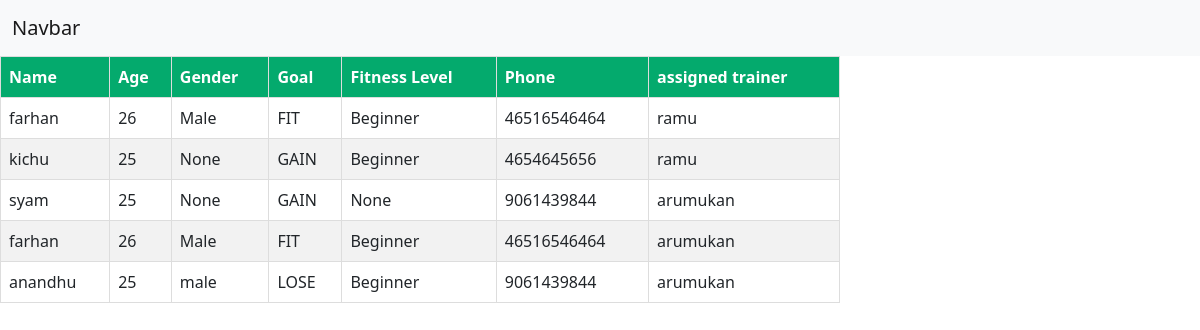
The app's page /gym-owner/student_details with its own data.
### gym_students/models.py (models this page shows, shortened)
class StudentProfile(models.Model):
    student = models.ForeignKey(CustomUser,on_delete=models.CASCADE, null=True, blank=True)
    student_bio = models.TextField(null=True, blank=True)
    student_profile_picture = models.ImageField(upload_to='media/profile_pictures/', null=True, blank=True)
    is_paid = models.BooleanField(default=False)
    assigned_trainer = models.ManyToManyField('trainer.TrainerProfile', blank=True)

### users/models.py (models this page shows, shortened)
class CustomUser(AbstractUser):
    GENDER_CHOICES = [
        ('Male', 'Male'),
        ('Female', 'Female'),
        ('Other', 'Other'),
    ]
    GOALS = [
        ('LOSE','Weight lose'),
        ('FIT','Maintain weight'),
        ('GAIN','Weight gain'),
    ]
    FITNESS_LEVEL = [
        ('Beginner','Beginner'),
        ('Intemediate','Intemediate'),
        ('Advanced','Advanced')
    ]
    age = models.IntegerField(default=0,null=True,blank=True)
    gender = models.CharField(max_length=10, choices=GENDER_CHOICES,null=True,blank=True)
    phone = models.PositiveIntegerField(default=0,null=True, blank=True)
    place = models.CharField(max_length=30,null=True,blank=True)
    specialization = models.CharField(max_length=30,null=True,blank=True)
    experience_years = models.IntegerField(null=True, blank=True)
    certifications = models.CharField(max_length=50,null=True, blank=True)
    qualification = models.CharField(max_length=30,null=True,blank=True)
    goal = models.CharField(max_length=10,choices=GOALS,null=True, blank=True)
    fitness_level = models.CharField(max_length=15,choices=FITNESS_LEVEL, null=True, blank=True)
    is_approved= models.BooleanField(default=False)
    is_trainer = models.BooleanField(default=False)
    is_student = models.BooleanField(default=False)
    is_paid = models.BooleanField(default=False)

### trainer/models.py (models this page shows)
class TrainerProfile(models.Model):
    trainer = models.ForeignKey(CustomUser, on_delete=models.CASCADE, null=True, blank=True)
    trainer_bio = models.TextField(null=True, blank=True)
    trainer_profile_picture = models.ImageField(upload_to='media/profile_pictures/', null=True, blank=True)
    assigned_students = models.ManyToManyField('gym_students.StudentProfile', blank=True)
    def __str__(self):
        return self.trainer.username

### owner/views.py (the view)
# urls.py: path('student_details',views.student_details,name='student_details'),
def student_details(request):
      student_users =StudentProfile.objects.all()
      return render(request,'student-details.html',{'student_users': student_users})

### owner/templates/student-details.html (shortened to what this page needs)
{% extends 'admin-dashbord.html' %}
{% load static %}
{% block content %}
<table>
    <thead>
        <tr>
            <th>Name</th>
            <th>Age</th>
            <th>Gender</th>
            <th>Goal</th>
            <th>Fitness Level</th>
            <th>Phone</th>
            <th>assigned trainer</th>
        </tr>
    </thead>
    <tbody>
        {% for user in student_users %}
        <tr>
            <td>{{ user.student.username }}</td>
            <td>{{ user.student.age }}</td>
            <td>{{ user.student.gender}}</td>
            <td>{{ user.student.goal }}</td>
            <td>{{ user.student.fitness_level }}</td>
            <td>{{ user.student.phone }}</td>
            <td>
               {% for trainer in user.assigned_trainer.all %}
               {{trainer}}
               {% endfor %}
            </td>
        </tr>
        {% endfor %}
    </tbody>
</table>
{% endblock %}

### owner/templates/student-details.html (style rules this page uses)
table { width: 70%; border-collapse: collapse; }
th, td { border: 1px solid #ddd; padding: 8px; text-align: left; }
th { background-color: #04AA6D; color: white; }
tr:nth-child(even) { background-color: #f2f2f2; }

### records on screen
StudentProfile: student.username "farhan", student.age "26", student.gender "Male", student.goal "FIT", student.fitness_level "Beginner", student.phone "46516546464"
TrainerProfile: trainer.username "ramu"
StudentProfile: student.username "kichu", student.age "25", student.gender "None", student.goal "GAIN", student.fitness_level "Beginner", student.phone "4654645656"
StudentProfile: student.username "syam", student.age "25", student.gender "None", student.goal "GAIN", student.fitness_level "None", student.phone "9061439844"
TrainerProfile: trainer.username "arumukan"
StudentProfile: student.username "farhan", student.age "26", student.gender "Male", student.goal "FIT", student.fitness_level "Beginner", student.phone "46516546464"
StudentProfile: student.username "anandhu", student.age "25", student.gender "male", student.goal "LOSE", student.fitness_level "Beginner", student.phone "9061439844"
